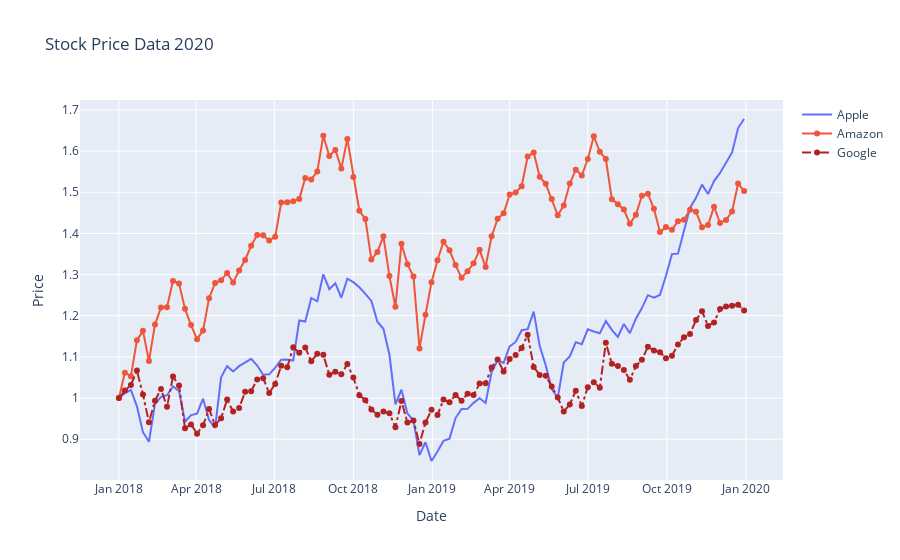

Here is the notebook cell this chart was saved with:
### Markdown cell above
## Updating a Layout

### Code cell
fig.update_layout(title='Stock Price Data 2020',xaxis_title='Date', yaxis_title='Price')
